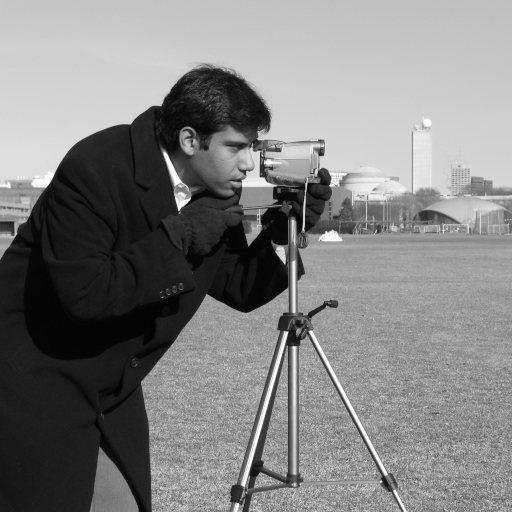
#> input picture filtros_frequencia_python/imagens_exemplo/camera_original.png, 512 x 512 px, found by its file name
$ python filtros_frequencia.py
#> lines starting #> are read from the running program, lines starting #| are printed output that depends on the picture
import cv2
import numpy as np
from matplotlib import pyplot as plt
import os
import skimage.io
from skimage import img_as_ubyte, color, exposure

def aplicar_filtros_frequencia(caminho_imagem_entrada, caminho_imagem_saida_base):
    """
    Aplica filtros de frequência (passa-baixa e passa-alta Gaussiano) a uma imagem.

    Args:
        caminho_imagem_entrada (str): Caminho para a imagem de entrada.
        caminho_imagem_saida_base (str): Caminho base para salvar as imagens de saída (sem extensão).
    """
    print(f"[DEBUG] Iniciando aplicar_filtros_frequencia para: {caminho_imagem_entrada}")
    diretorio_saida = os.path.dirname(caminho_imagem_saida_base)
    if not os.path.exists(diretorio_saida):
        os.makedirs(diretorio_saida)
        print(f"[DEBUG] Diretório de saída criado: {diretorio_saida}")

    img = skimage.io.imread(caminho_imagem_entrada)
#> img is the input picture: shape (512, 512); min 0, max 255, mean 129.1
    if img is None:
        print(f"[ERRO] Erro ao carregar a imagem: {caminho_imagem_entrada}")
        return
    print(f"[DEBUG] Imagem carregada: {caminho_imagem_entrada}, shape: {img.shape}")
#| [DEBUG] Imagem carregada: /home/ubuntu/trabalho_faculdade_python/filtros_frequencia_python/imagens_exemplo/camera_original.png, shape: (512, 512)

    if len(img.shape) == 3:
        img_gray = color.rgb2gray(img)
    else:
        img_gray = img

    img_gray_ubyte = img_as_ubyte(img_gray)
    print(f"[DEBUG] Imagem convertida para escala de cinza ubyte, shape: {img_gray_ubyte.shape}")
#| [DEBUG] Imagem convertida para escala de cinza ubyte, shape: (512, 512)

    # Transformada de Fourier
    dft = cv2.dft(np.float32(img_gray), flags=cv2.DFT_COMPLEX_OUTPUT)
    dft_shift = np.fft.fftshift(dft)
    magnitude_spectrum_original = 20 * np.log(cv2.magnitude(dft_shift[:, :, 0], dft_shift[:, :, 1]) + 1e-6) # Adicionado 1e-6 para evitar log(0)
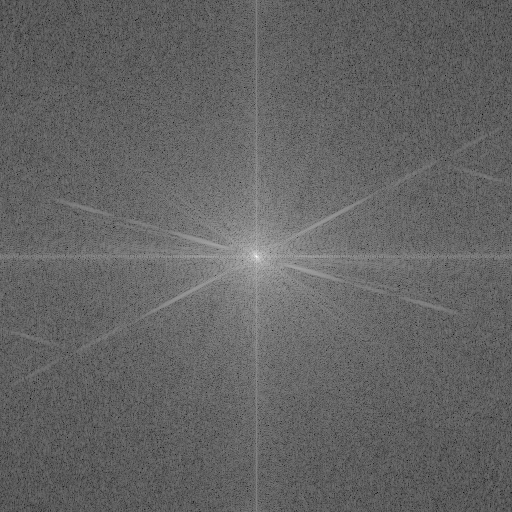
#> magnitude_spectrum_original: shape (512, 512) float32; min 46.66, max 346.7, mean 164.9; drawn with min black and max white

    rows, cols = img_gray.shape
#> rows = 512; cols = 512
    crow, ccol = rows // 2, cols // 2
#> crow = 256; ccol = 256

    # --- Filtro Passa-Baixa Gaussiano ---
    print("[DEBUG] Aplicando Filtro Passa-Baixa Gaussiano")
    # Criar máscara para filtro passa-baixa (exemplo com D0 = 30)
    D0_low = 30
    mask_low = np.zeros((rows, cols, 2), np.float32)
    for r in range(rows):
        for c in range(cols):
            D = np.sqrt((r - crow)**2 + (c - ccol)**2)
            mask_low[r, c, 0] = np.exp(-(D**2) / (2 * D0_low**2))
            mask_low[r, c, 1] = np.exp(-(D**2) / (2 * D0_low**2))

    fshift_low = dft_shift * mask_low
    magnitude_spectrum_low = 20 * np.log(cv2.magnitude(fshift_low[:, :, 0], fshift_low[:, :, 1]) + 1e-6)
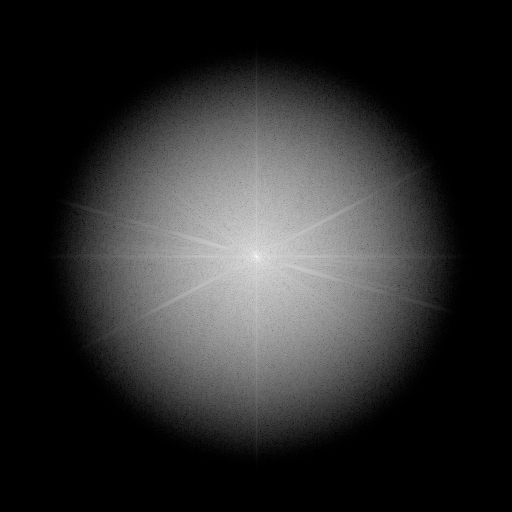
#> magnitude_spectrum_low: shape (512, 512) float32; min -276.3, max 346.7, mean -166.3; drawn with min black and max white
    f_ishift_low = np.fft.ifftshift(fshift_low)
    img_back_low = cv2.idft(f_ishift_low, flags=cv2.DFT_SCALE | cv2.DFT_REAL_OUTPUT)
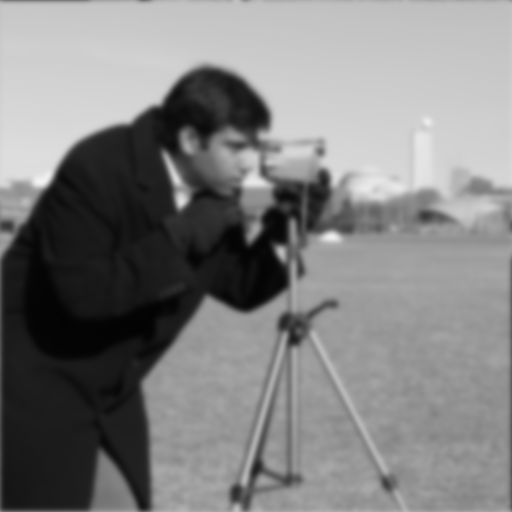
#> img_back_low: shape (512, 512) float32; min 3.47, max 243.6, mean 129.1
    img_back_low_norm = cv2.normalize(img_back_low, None, 0, 255, cv2.NORM_MINMAX).astype(np.uint8)

    # --- Filtro Passa-Alta Gaussiano ---
    print("[DEBUG] Aplicando Filtro Passa-Alta Gaussiano")
    # Criar máscara para filtro passa-alta (exemplo com D0 = 30)
    D0_high = 30
    mask_high = np.zeros((rows, cols, 2), np.float32)
    for r in range(rows):
        for c in range(cols):
            D = np.sqrt((r - crow)**2 + (c - ccol)**2)
            mask_high[r, c, 0] = 1 - np.exp(-(D**2) / (2 * D0_high**2))
            mask_high[r, c, 1] = 1 - np.exp(-(D**2) / (2 * D0_high**2))

    fshift_high = dft_shift * mask_high
    magnitude_spectrum_high = 20 * np.log(cv2.magnitude(fshift_high[:, :, 0], fshift_high[:, :, 1]) + 1e-6)
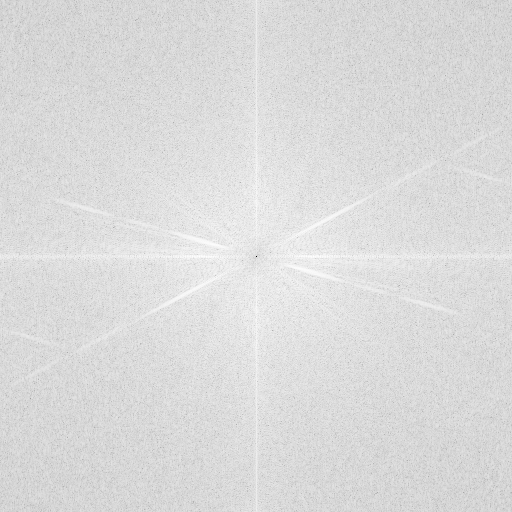
#> magnitude_spectrum_high: shape (512, 512) float32; min -276.3, max 235.3, mean 164.2; drawn with min black and max white
    f_ishift_high = np.fft.ifftshift(fshift_high)
    img_back_high = cv2.idft(f_ishift_high, flags=cv2.DFT_SCALE | cv2.DFT_REAL_OUTPUT)
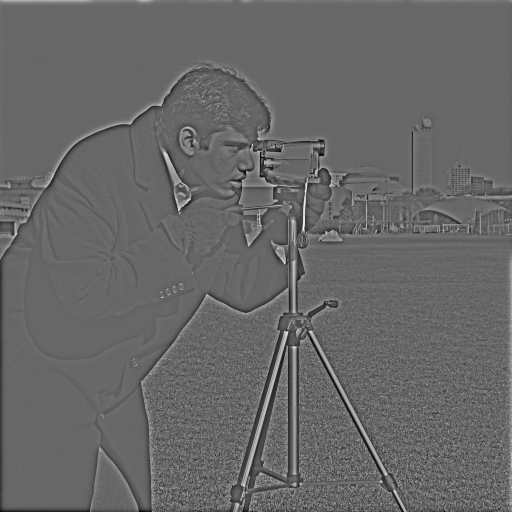
#> img_back_high: shape (512, 512) float32; min -107.7, max 157.4, mean 0; drawn with min black and max white
    img_back_high_norm = cv2.normalize(img_back_high, None, 0, 255, cv2.NORM_MINMAX).astype(np.uint8)

    # Salvar imagens
    print("[DEBUG] Iniciando salvamento de imagens.")
    skimage.io.imsave(f"{caminho_imagem_saida_base}_original_gray.png", img_gray_ubyte)
    skimage.io.imsave(f"{caminho_imagem_saida_base}_magnitude_spectrum_original.png", cv2.normalize(magnitude_spectrum_original, None, 0, 255, cv2.NORM_MINMAX).astype(np.uint8))
    skimage.io.imsave(f"{caminho_imagem_saida_base}_passa_baixa_gaussiano.png", img_back_low_norm)
    skimage.io.imsave(f"{caminho_imagem_saida_base}_magnitude_spectrum_low.png", cv2.normalize(magnitude_spectrum_low, None, 0, 255, cv2.NORM_MINMAX).astype(np.uint8))
    skimage.io.imsave(f"{caminho_imagem_saida_base}_passa_alta_gaussiano.png", img_back_high_norm)
    skimage.io.imsave(f"{caminho_imagem_saida_base}_magnitude_spectrum_high.png", cv2.normalize(magnitude_spectrum_high, None, 0, 255, cv2.NORM_MINMAX).astype(np.uint8))
    print(f"[DEBUG] Imagens de filtros de frequência salvas em {diretorio_saida}")

    # Plotar e salvar figura combinada
    print("[DEBUG] Iniciando plotagem e salvamento da figura combinada.")
    fig, axes = plt.subplots(2, 3, figsize=(15, 10))
    ax = axes.ravel()

    ax[0].imshow(img_gray_ubyte, cmap="gray")
    ax[0].set_title("Imagem Original Cinza")
    ax[1].imshow(magnitude_spectrum_original, cmap="gray")
    ax[1].set_title("Espectro de Magnitude Original")
    ax[2].axis("off") # Espaço vazio

    ax[3].imshow(img_back_low_norm, cmap="gray")
    ax[3].set_title("Filtro Passa-Baixa Gaussiano (D0=30)")
    ax[4].imshow(img_back_high_norm, cmap="gray")
    ax[4].set_title("Filtro Passa-Alta Gaussiano (D0=30)")
    ax[5].axis("off") # Espaço vazio

    # Adicionar espectros filtrados se desejado, ou mais imagens
    # ax[2].imshow(magnitude_spectrum_low, cmap="gray")
    # ax[2].set_title("Espectro Pós Passa-Baixa")
    # ax[5].imshow(magnitude_spectrum_high, cmap="gray")
    # ax[5].set_title("Espectro Pós Passa-Alta")

    for a_plot in ax:
        if a_plot.images: # Só desliga o eixo se houver imagem
            # Mantendo eixos para espectros e imagens para melhor visualização
            a_plot.set_xticks([])
            a_plot.set_yticks([])
        else:
            a_plot.axis("off")
    fig.tight_layout()
    path_figura_comparacao = f"{caminho_imagem_saida_base}_comparacao_filtros_frequencia.png"
    plt.savefig(path_figura_comparacao)
    plt.close(fig)
    print(f"[DEBUG] Figura de comparação de Filtros de Frequência salva em {path_figura_comparacao}")
    print(f"[DEBUG] Finalizando aplicar_filtros_frequencia para: {caminho_imagem_entrada}")

if __name__ == "__main__":
    base_path_projeto = "/home/ubuntu/trabalho_faculdade_python"
    path_modulo_freq = os.path.join(base_path_projeto, "filtros_frequencia_python")
    path_imagens_exemplos_freq = os.path.join(path_modulo_freq, "imagens_exemplo") # Usar pasta de imagens do módulo
    path_resultados_freq = os.path.join(path_modulo_freq, "resultados_imagens")

    if not os.path.exists(path_resultados_freq):
        os.makedirs(path_resultados_freq)

    # Imagem de exemplo: camera (da skimage, salva anteriormente)
    img_camera_path = os.path.join(path_imagens_exemplos_freq, "camera_original.png")
    if os.path.exists(img_camera_path):
        print(f"[MAIN] Processando camera: {img_camera_path}")
        aplicar_filtros_frequencia(img_camera_path, os.path.join(path_resultados_freq, "camera_filtros"))
    else:
        print(f"[ERRO] Imagem de exemplo camera não encontrada em: {img_camera_path}")

    # Imagem de exemplo: text (da skimage, salva anteriormente)
    img_text_path = os.path.join(path_imagens_exemplos_freq, "text_original.png")
    if os.path.exists(img_text_path):
        print(f"[MAIN] Processando text: {img_text_path}")
        aplicar_filtros_frequencia(img_text_path, os.path.join(path_resultados_freq, "text_filtros"))
    else:
        print(f"[ERRO] Imagem de exemplo text não encontrada em: {img_text_path}")

    print("Processamento de filtros de frequência concluído.")
